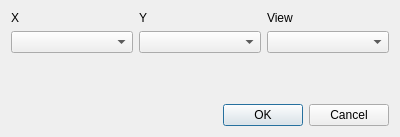
<?xml version="1.0" encoding="UTF-8"?>
<ui version="4.0">
 <class>scalePropertiesUI</class>
 <widget class="QDialog" name="scalePropertiesUI">
  <property name="geometry">
   <rect>
    <x>0</x>
    <y>0</y>
    <width>400</width>
    <height>137</height>
   </rect>
  </property>
  <property name="sizePolicy">
   <sizepolicy hsizetype="MinimumExpanding" vsizetype="MinimumExpanding">
    <horstretch>0</horstretch>
    <verstretch>0</verstretch>
   </sizepolicy>
  </property>
  <property name="windowTitle">
   <string>Scale Properties</string>
  </property>
  <property name="windowIcon">
   <iconset resource="main_resources.qrc">
    <normaloff>:/res/ball.ico</normaloff>:/res/ball.ico</iconset>
  </property>
  <layout class="QGridLayout" name="gridLayout_2">
   <item row="0" column="0">
    <layout class="QGridLayout" name="gridLayout">
     <item row="0" column="0">
      <widget class="QLabel" name="label">
       <property name="text">
        <string>X</string>
       </property>
      </widget>
     </item>
     <item row="0" column="1">
      <widget class="QLabel" name="label_2">
       <property name="text">
        <string>Y</string>
       </property>
      </widget>
     </item>
     <item row="0" column="2">
      <widget class="QLabel" name="label_3">
       <property name="text">
        <string>View</string>
       </property>
      </widget>
     </item>
     <item row="1" column="0">
      <widget class="QComboBox" name="cbX"/>
     </item>
     <item row="1" column="1">
      <widget class="QComboBox" name="cbY"/>
     </item>
     <item row="1" column="2">
      <widget class="QComboBox" name="cbView"/>
     </item>
    </layout>
   </item>
   <item row="1" column="0">
    <spacer name="verticalSpacer">
     <property name="orientation">
      <enum>Qt::Vertical</enum>
     </property>
     <property name="sizeHint" stdset="0">
      <size>
       <width>20</width>
       <height>40</height>
      </size>
     </property>
    </spacer>
   </item>
   <item row="2" column="0">
    <widget class="QDialogButtonBox" name="buttonBox">
     <property name="orientation">
      <enum>Qt::Horizontal</enum>
     </property>
     <property name="standardButtons">
      <set>QDialogButtonBox::Cancel|QDialogButtonBox::Ok</set>
     </property>
    </widget>
   </item>
  </layout>
 </widget>
 <resources>
  <include location="main_resources.qrc"/>
 </resources>
 <connections>
  <connection>
   <sender>buttonBox</sender>
   <signal>accepted()</signal>
   <receiver>scalePropertiesUI</receiver>
   <slot>accept()</slot>
   <hints>
    <hint type="sourcelabel">
     <x>248</x>
     <y>254</y>
    </hint>
    <hint type="destinationlabel">
     <x>157</x>
     <y>274</y>
    </hint>
   </hints>
  </connection>
  <connection>
   <sender>buttonBox</sender>
   <signal>rejected()</signal>
   <receiver>scalePropertiesUI</receiver>
   <slot>reject()</slot>
   <hints>
    <hint type="sourcelabel">
     <x>316</x>
     <y>260</y>
    </hint>
    <hint type="destinationlabel">
     <x>286</x>
     <y>274</y>
    </hint>
   </hints>
  </connection>
 </connections>
</ui>
